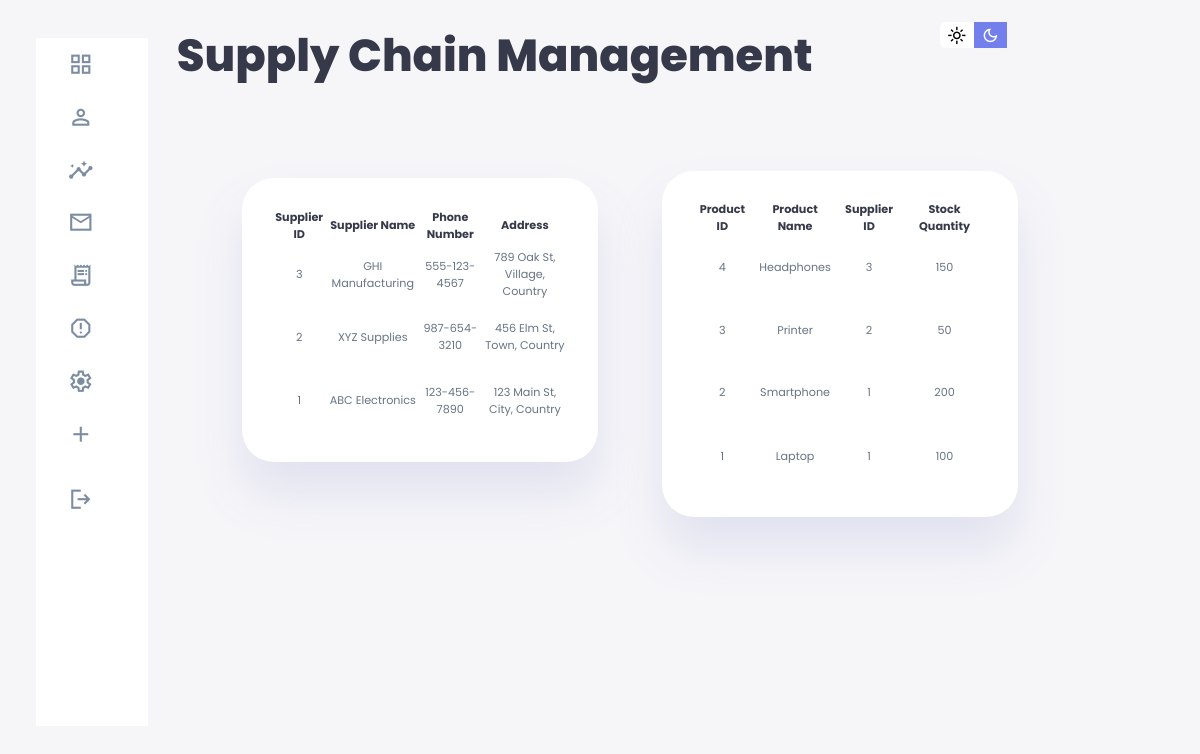
The app's page /home/home.php with its own data.
### tables this page shows
CREATE TABLE `Suppliers` (
  `SupplierID` int(11) NOT NULL,
  `SupplierName` varchar(255) NOT NULL,
  `ContactName` varchar(255) DEFAULT NULL,
  `ContactEmail` varchar(255) DEFAULT NULL,
  `PhoneNumber` varchar(20) DEFAULT NULL,
  `Address` text DEFAULT NULL
);

CREATE TABLE `Products` (
  `ProductID` int(11) NOT NULL,
  `ProductName` varchar(255) NOT NULL,
  `SupplierID` int(11) DEFAULT NULL,
  `Category` varchar(255) DEFAULT NULL,
  `UnitPrice` decimal(10,2) DEFAULT NULL,
  `StockQuantity` int(11) DEFAULT NULL
);

### products/display_products.php (the view, shortened to what this page needs)
<?php
$servername = "localhost";
$username = "root";
$password = "";
$dbname = "scm";
$conn = new mysqli($servername, $username, $password, $dbname);
$sql = "SELECT * FROM Products ORDER BY ProductID DESC LIMIT 5";
$result = $conn->query($sql);
if ($result->num_rows > 0) {
    while ($row = $result->fetch_assoc()) {
        echo "<tr>";
        echo "<td>" . $row["ProductID"] . "</td>";
        echo "<td>" . $row["ProductName"] . "</td>";
        echo "<td>" . $row["SupplierID"] . "</td>";
        echo "<td>" . $row["StockQuantity"] . "</td>";
        echo "</tr>";
    }
} else {
    echo "0 results";
}
?>

### home/home.php (shortened to what this page needs)
<!DOCTYPE html>
<html lang="en">
<head>
  <link rel="stylesheet" href="../main/nav_style.css">
</head>
<body>
<div class="content-wrapper">
    <main>
    <div class="recent_order">
         <table>
            <tr>
            <th>Supplier ID</th>
            <th>Supplier Name</th>
            <th>Phone Number</th>
            <th>Address</th>
            </tr>
             <?php include '../suppliers/display_suppliers.php'; ?>
         </table>
    </div>
    <div class="recent_products">
         <table>
            <tr>
            <th>Product ID</th>
            <th>Product Name</th>
            <th>Supplier ID</th>
            <th>Stock Quantity</th>
            </tr>
             <?php include '../products/display_products.php'; ?>
         </table>
    </div>
    </main>
</div>
</body>
</html>

### suppliers/display_suppliers.php (shortened to what this page needs)
<?php
$servername = "localhost";
$username = "root";
$password = "";
$dbname = "scm";
$conn = new mysqli($servername, $username, $password, $dbname);
$sql = "SELECT * FROM Suppliers ORDER BY SupplierID DESC LIMIT 5";
$result = $conn->query($sql);
if ($result->num_rows > 0) {
    while ($row = $result->fetch_assoc()) {
        echo "<tr>";
        echo "<td>" . $row["SupplierID"] . "</td>";
        echo "<td>" . $row["SupplierName"] . "</td>";
        echo "<td>" . $row["PhoneNumber"] . "</td>";
        echo "<td>" . $row["Address"] . "</td>";
        echo "</tr>";
    }
} else {
    echo "0 results";
}
?>

### main/nav_style.css (style rules this page uses)
:root { --clr-primary: #7380ec; --clr-danger: #ff7782; --clr-success: #41f1b6; --clr-white: #fff; --clr-info-dark: #7d8da1; --clr-info-light: #dce1eb; --clr-dark: #363949; --clr-warnig: #ff4edc; --clr-light: rgba(132, 139, 200, 0.18); --clr-primary-variant: #111e88; --clr-dark-variant: #677483; --clr-color-background: #f6f6f9; --card-border-radius: 2rem; --border-radius-1: 0.4rem; --border-radius-2: 0.8rem; --border-radius-3: 1.2rem; --card-padding: 1.8rem; --padding-1: 1.2rem; --box-shadow: 0 2rem 3rem var(--clr-light); }
* { margin: 0; padding: 0; box-sizing: border-box; border: 0; text-decoration: none; list-style: none; appearance: none; }
body { width: 100vw; height: 100vh; font-size: .7rem; user-select: none; overflow-x: hidden; background: var(--clr-color-background); font-family: 'Poppins', sans-serif; }
.container { display: grid; width: 96%; gap: 1.8rem; grid-template-columns: 14rem auto 16rem; margin: 0 auto; }
a { color: var(--clr-dark); }
h1 { font-weight: 800; font-size: 2.8rem; }
aside { height: 100vh; }
aside .sidebar { background: var(--clr-white); display: flex; flex-direction: column; height: 86vh; position: relative; top: 1rem; }
aside .sidebar a { display: flex; color: var(--clr-info-dark); margin-left: 2rem; gap: 1rem; align-items: center; height: 3.3rem; transition: all .1s ease; }
aside .sidebar a span { font-size: 1.6rem; transition: all .3s ease-in-out; }
aside .sidebar a:last-child { position: absolute; bottom: 1rem; width: 100%; }
main { margin-top: 1.4rem; width: auto; }
main h1 { color: var(--clr-dark); }
main .recent_order { position: absolute; top: -10%; left: 20%; height: 100%; width: 30%; display: flex; justify-content: center; align-items: center; padding: 2px; }
main .recent_order table { background: var(--clr-white); width: 100%; border-radius: var(--card-border-radius); padding: var(--card-padding); text-align: center; box-shadow: var(--box-shadow); transition: all .3s ease; color: var(--clr-dark); }
main table tbody td { height: 3.8rem; border-bottom: 1px solid var(--clr-white); color: var(--clr-dark-variant); }
main table tbody tr:last-child td { border: none; }
.content-wrapper { display: flex; }
main .recent_products { z-index: 10; position: absolute; top: -7%; left: 55%; height: 100%; width: 30%; display: flex; justify-content: center; align-items: center; padding: 2px; }
main .recent_products table { background: var(--clr-white); width: 100%; border-radius: var(--card-border-radius); padding: var(--card-padding); text-align: center; box-shadow: var(--box-shadow); transition: all .3s ease; color: var(--clr-dark); }
.right { margin-top: 1.4rem; }
.right .top { display: flex; justify-content: start; gap: 2rem; }
.right .theme-toggler { z-index: 1000; background: var(--clr-white); display: flex; justify-content: space-between; height: 1.6rem; width: 4.2rem; cursor: pointer; border-radius: var(--border-radius-1); }
.right .theme-toggler span { font-size: 1.2rem; width: 50%; height: 100%; display: flex; align-items: center; justify-content: center; }
.right .theme-toggler span.active { background: var(--clr-primary); color: #fff; }
@media screen and (max-width:1200px) { .container { width: 94%; grid-template-columns: 7rem auto 14rem; } }
@media screen and (max-width:1200px) { aside .sidebar a { width: 5.6rem; } }
@media screen and (max-width:1200px) { aside .sidebar a:last-child { position: relative; margin-top: 1.8rem; } }

### records on screen
suppliers: SupplierID "3", SupplierName "GHI Manufacturing", PhoneNumber "555-123-4567", Address "789 Oak St, Village, Country"
suppliers: SupplierID "2", SupplierName "XYZ Supplies", PhoneNumber "987-654-3210", Address "456 Elm St, Town, Country"
suppliers: SupplierID "1", SupplierName "ABC Electronics", PhoneNumber "123-456-7890", Address "123 Main St, City, Country"
products: ProductID "4", ProductName "Headphones", SupplierID "3", StockQuantity "150"
products: ProductID "3", ProductName "Printer", SupplierID "2", StockQuantity "50"
products: ProductID "2", ProductName "Smartphone", SupplierID "1", StockQuantity "200"
products: ProductID "1", ProductName "Laptop", SupplierID "1", StockQuantity "100"
